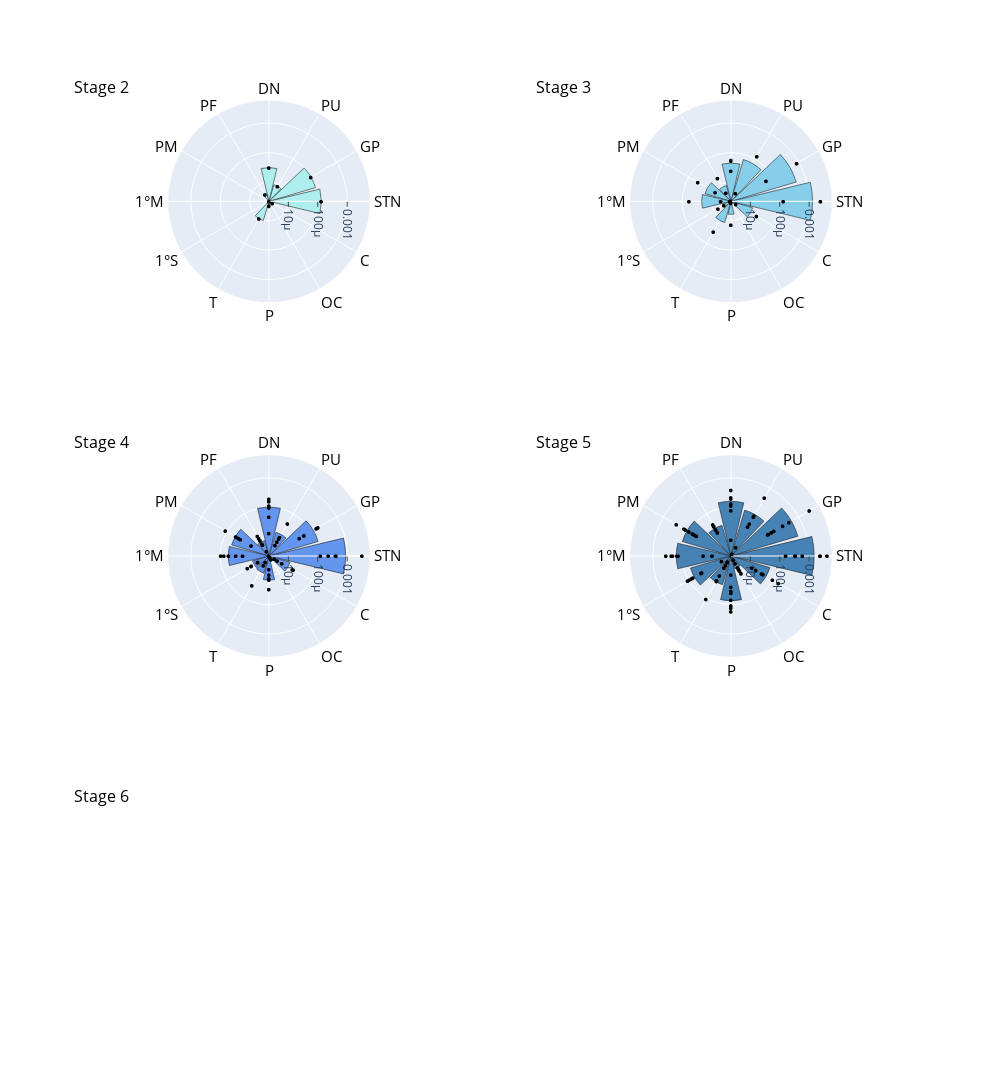

The code cell stored with this chart in its notebook:
### Markdown cell above
**PSP-RS**

### Code cell
total_tau_plot = polar_plot(dict_subset=psp_stage_dict_psp_rs,
                    dict_mean=mean_total_tau_dict_psp_rs,
                    tau_type='Total_tau_density',
                    val_add=0.002,
                    anatomical_order=anatomical_order,
                    marker_colors=['PaleTurquoise','skyblue','cornflowerblue','steelblue','slategrey'],
                    marker_color='',
                    marker_line_color="black",
                   title='',
                   tick_label=True,
                   fig_height=1200,
                   fig_width=1000,
                   tickangle_val=90) # 'Total tau density across brain regions in PSP'
total_tau_plot.show()

### Figure 1 — Plotly figure (JSON) as saved in the notebook; plotly's stock layout.template omitted (floating-point values rounded to 4 significant figures)
{"data": [{"marker": {"color": "PaleTurquoise", "line": {"color": "black"}}, "name": "Tau density, stage 2", "r": [2.195e-06, 2.961e-06, 3.166e-06, 4.037e-06, 8.531e-06, 1.046e-05, 3.074e-05, 9.77e-05, 0.0001319], "showlegend": false, "subplot": "polar", "theta": ["1°S", "C", "P", "PF", "PU", "T", "DN", "GP", "STN"], "type": "barpolar"}, {"marker": {"color": "black", "size": 4}, "mode": "markers", "name": "Stage 2", "r": [4.037e-06, 1.046e-05, 3.166e-06, 2.961e-06, 2.195e-06, 0.0001319, 8.531e-06, 9.77e-05, 3.074e-05], "showlegend": false, "subplot": "polar", "theta": ["PF", "T", "P", "C", "1°S", "STN", "PU", "GP", "DN"], "type": "scatterpolargl"}, {"marker": {"color": "skyblue", "line": {"color": "black"}}, "name": "Tau density, stage 3", "r": [1.662e-06, 4.359e-06, 6.088e-06, 8.058e-06, 1.246e-05, 1.285e-05, 1.832e-05, 2.185e-05, 4.407e-05, 6.63e-05, 0.0004499, 0.001303], "showlegend": false, "subplot": "polar2", "theta": ["OC", "1°S", "P", "PF", "T", "C", "PM", "1°M", "DN", "PU", "GP", "STN"], "type": "barpolar"}, {"marker": {"color": "black", "size": 4}, "mode": "markers", "name": "Stage 3", "r": [4.152e-06, 2.378e-06, 9.068e-06, 2.499e-06, 1.805e-06, 3.438e-05, 2.228e-05, 1.775e-05, 4.707e-06, 7.017e-06, 5.831e-05, 4.36e-05, 1.387e-05, 1.574e-06, 4.875e-06, 2.282e-06, 1.895e-06, 1.72e-06, 1.518e-06, 1.429e-06, 3.425e-06, 1.907e-06, 4.52e-06, 0.0001334, 5.319e-05, 0.002473, 0.0001281, 0.0008467, 5.32e-05, 5.534e-05, 2.369e-05], "showlegend": false, "subplot": "polar2", "theta": ["1°S", "1°M", "PM", "P", "OC", "T", "C", "PF", "PF", "1°S", "1°M", "PM", "P", "T", "1°M", "PM", "P", "PF", "OC", "T", "C", "1°S", "PU", "STN", "GP", "STN", "PU", "GP", "DN", "DN", "DN"], "type": "scatterpolargl"}, {"marker": {"color": "cornflowerblue", "line": {"color": "black"}}, "name": "Tau density, stage 4", "r": [2.102e-06, 7.746e-06, 8.377e-06, 8.916e-06, 1.222e-05, 1.465e-05, 1.524e-05, 4.643e-05, 5.371e-05, 0.0001022, 0.0001208, 0.000887], "showlegend": false, "subplot": "polar3", "theta": ["OC", "PF", "1°S", "T", "C", "P", "PU", "PM", "1°M", "DN", "GP", "STN"], "type": "barpolar"}, {"marker": {"color": "black", "size": 4}, "mode": "markers", "name": "Stage 4", "r": [1.815e-06, 6.254e-06, 8.693e-06, 2.43e-06, 5.882e-06, 5.179e-05, 9.624e-06, 5.285e-06, 1.968e-05, 1.063e-05, 1.716e-05, 0.0001125, 3.011e-05, 5.884e-06, 1.95e-06, 2.246e-06, 3.579e-06, 2.638e-06, 1.057e-05, 1.542e-05, 9.547e-05, 4.432e-05, 1.293e-05, 3.89e-06, 1.983e-05, 6.192e-06, 7.474e-05, 2.907e-05, 6.291e-06, 1.102e-06, 4.672e-06, 7.228e-07, 3.274e-06, 6.451e-06, 3.055e-06, 1.158e-06, 1.091e-05, 7.12e-06, 1.31e-05, 1.097e-05, 2.938e-05, 3.533e-05, 1.427e-05, 3.206e-05, 1.845e-05, 0.0004245, 1.033e-05, 0.0001708, 0.0001248, 1.179e-05, 0.0001591, 0.0002309, 5.73e-06, 3.458e-05, 0.003245, 4.057e-05, 0.0001867, 0.0004099, 7.774e-06, 5.268e-05, 0.0001122, 0.0001892, 4.658e-05, 0.0001561, 1.289e-05, 9.618e-05], "showlegend": false, "subplot": "polar3", "theta": ["OC", "PF", "PF", "OC", "1°S", "1°M", "P", "T", "C", "1°S", "1°M", "PM", "P", "PF", "OC", "T", "C", "OC", "PF", "1°S", "1°M", "PM", "P", "T", "C", "1°S", "1°M", "PM", "P", "T", "C", "OC", "PF", "PF", "OC", "1°S", "PM", "C", "PF", "1°S", "1°M", "PM", "P", "T", "C", "STN", "PU", "GP", "STN", "PU", "GP", "STN", "PU", "GP", "STN", "PU", "GP", "STN", "PU", "GP", "DN", "DN", "DN", "DN", "DN", "DN"], "type": "scatterpolargl"}, {"marker": {"color": "steelblue", "line": {"color": "black"}}, "name": "Tau density, stage 5", "r": [6.25e-06, 2.305e-05, 2.699e-05, 5.298e-05, 5.988e-05, 7.368e-05, 9.364e-05, 0.0001165, 0.0001591, 0.0001598, 0.0005176, 0.00148], "showlegend": false, "subplot": "polar4", "theta": ["OC", "T", "PF", "C", "1°S", "P", "PU", "PM", "DN", "1°M", "GP", "STN"], "type": "barpolar"}, {"marker": {"color": "black", "size": 4}, "mode": "markers", "name": "Stage 5", "r": [3.25e-05, 3.158e-06, 3.271e-05, 0.0001371, 5.623e-05, 4.013e-05, 3.097e-05, 1.087e-05, 3.732e-06, 3.554e-05, 6.374e-06, 9.594e-05, 0.0003044, 0.000108, 2.156e-05, 0.0001597, 1.812e-05, 7.564e-06, 5.104e-06, 0.0001296, 5.163e-06, 3.714e-05, 1.911e-05, 0.0001101, 3.187e-05, 6.743e-05, 0.0001504, 0.0001525, 2.526e-05, 4.043e-05, 4.971e-05, 6.48e-06, 2.333e-05, 9.526e-06, 0.0001328, 9.602e-06, 2.065e-05, 2.098e-06, 1.834e-05, 4.325e-06, 0.0001101, 0.0002335, 9.888e-05, 0.0001726, 1.312e-05, 9.49e-05, 8.59e-06, 3.732e-05, 7.74e-05, 0.0003571, 7.182e-05, 3.483e-05, 2.019e-05, 2.099e-05, 2.347e-05, 7.021e-06, 3.054e-05, 0.0002115, 6.558e-05, 6.946e-05, 3.994e-06, 1.446e-05, 0.0001609, 4.73e-06, 6.132e-05, 0.004133, 0.002647, 0.0004202, 0.0003486, 2.599e-06, 8.459e-05, 0.002429, 7.482e-05, 0.0004186, 0.0005951, 0.0001076, 3.978e-05, 0.002359, 8.285e-05, 0.0002384, 0.0003342, 3.043e-05, 6.523e-05, 0.0003792, 0.0001305, 0.0001126, 7.676e-06, 0.0001952, 7.691e-05, 0.0002117], "showlegend": false, "subplot": "polar4", "theta": ["PF", "OC", "1°S", "1°M", "PM", "P", "PF", "OC", "T", "C", "OC", "1°S", "PM", "P", "T", "C", "PF", "OC", "1°S", "P", "T", "C", "1°M", "T", "PF", "1°S", "1°M", "PM", "P", "C", "PM", "T", "PF", "1°M", "PM", "P", "C", "OC", "PF", "OC", "1°S", "1°M", "PM", "P", "T", "C", "OC", "PF", "1°S", "1°M", "PM", "P", "T", "C", "PF", "OC", "1°S", "1°M", "PM", "P", "T", "C", "STN", "PU", "GP", "STN", "GP", "PU", "STN", "PU", "GP", "STN", "PU", "GP", "STN", "GP", "PU", "STN", "PU", "GP", "STN", "PU", "GP", "DN", "DN", "DN", "DN", "DN", "DN", "DN"], "type": "scatterpolargl"}], "layout": {"annotations": [{"font": {"color": "black", "size": 16}, "showarrow": false, "text": "Stage 2", "x": 0.025, "xanchor": "center", "xref": "paper", "y": 1, "yanchor": "bottom", "yref": "paper"}, {"font": {"color": "black", "size": 16}, "showarrow": false, "text": "Stage 3", "x": 0.575, "xanchor": "center", "xref": "paper", "y": 1, "yanchor": "bottom", "yref": "paper"}, {"font": {"color": "black", "size": 16}, "showarrow": false, "text": "Stage 4", "x": 0.025, "xanchor": "center", "xref": "paper", "y": 0.6111, "yanchor": "bottom", "yref": "paper"}, {"font": {"color": "black", "size": 16}, "showarrow": false, "text": "Stage 5", "x": 0.575, "xanchor": "center", "xref": "paper", "y": 0.6111, "yanchor": "bottom", "yref": "paper"}, {"font": {"color": "black", "size": 16}, "showarrow": false, "text": "Stage 6", "x": 0.025, "xanchor": "center", "xref": "paper", "y": 0.2222, "yanchor": "bottom", "yref": "paper"}], "height": 1200, "polar": {"angularaxis": {"categoryarray": ["STN", "GP", "PU", "DN", "PF", "PM", "1°M", "1°S", "T", "P", "OC", "C"], "color": "black", "tickfont": {"size": 15}}, "domain": {"x": [0, 0.45], "y": [0.7778, 1]}, "radialaxis": {"dtick": 1, "range": [-5.659, -2.212], "showticklabels": true, "tickangle": 90, "ticks": "outside", "type": "log"}}, "polar2": {"angularaxis": {"categoryarray": ["STN", "GP", "PU", "DN", "PF", "PM", "1°M", "1°S", "T", "P", "OC", "C"], "color": "black", "tickfont": {"size": 15}}, "domain": {"x": [0.55, 1], "y": [0.7778, 1]}, "radialaxis": {"dtick": 1, "range": [-5.659, -2.212], "showticklabels": true, "tickangle": 90, "ticks": "outside", "type": "log"}}, "polar3": {"angularaxis": {"categoryarray": ["STN", "GP", "PU", "DN", "PF", "PM", "1°M", "1°S", "T", "P", "OC", "C"], "color": "black", "tickfont": {"size": 15}}, "domain": {"x": [0, 0.45], "y": [0.3889, 0.6111]}, "radialaxis": {"dtick": 1, "range": [-5.659, -2.212], "showticklabels": true, "tickangle": 90, "ticks": "outside", "type": "log"}}, "polar4": {"angularaxis": {"categoryarray": ["STN", "GP", "PU", "DN", "PF", "PM", "1°M", "1°S", "T", "P", "OC", "C"], "color": "black", "tickfont": {"size": 15}}, "domain": {"x": [0.55, 1], "y": [0.3889, 0.6111]}, "radialaxis": {"dtick": 1, "range": [-5.659, -2.212], "showticklabels": true, "tickangle": 90, "ticks": "outside", "type": "log"}}, "polar5": {"angularaxis": {"categoryarray": ["STN", "GP", "PU", "DN", "PF", "PM", "1°M", "1°S", "T", "P", "OC", "C"], "color": "black", "tickfont": {"size": 15}}, "domain": {"x": [0, 0.45], "y": [0, 0.2222]}, "radialaxis": {"dtick": 1, "range": [-5.659, -2.212], "showticklabels": true, "tickangle": 90, "ticks": "outside", "type": "log"}}, "polar6": {"domain": {"x": [0.55, 1], "y": [0, 0.2222]}}, "title": {"text": ""}, "width": 1000}}
